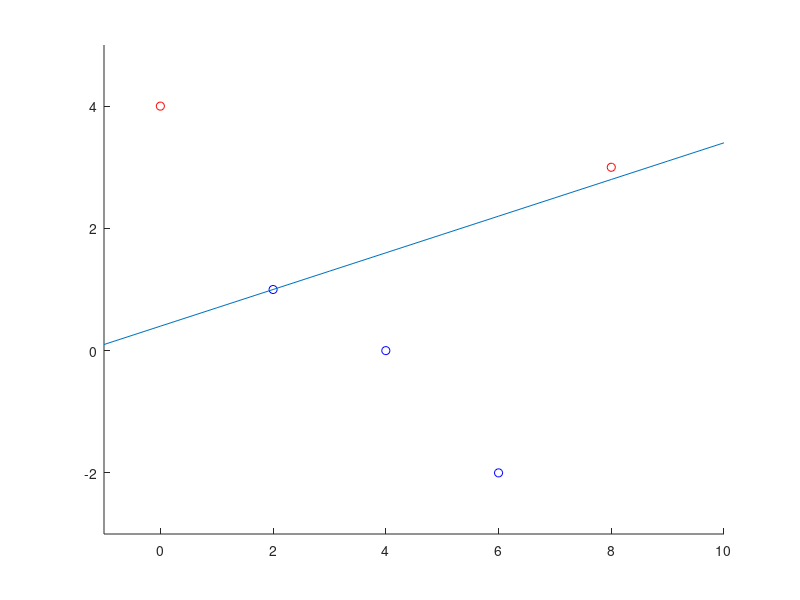

This chart was generated by the following MATLAB code:
X = [0 4
    8 3] ;
Y = [6 -2
    4 0
    2 1] ;
scatter(X(:,1), X(:,2),'r');
hold on ;
scatter(Y(:,1), Y(:,2),'b');
hold on ;

Xl = -1 : 10 ;
Yl = (0.3)*Xl + 0.4 ;

plot(Xl , Yl) ;
hold on ;


axis([-1 10 -3 5]) ;
